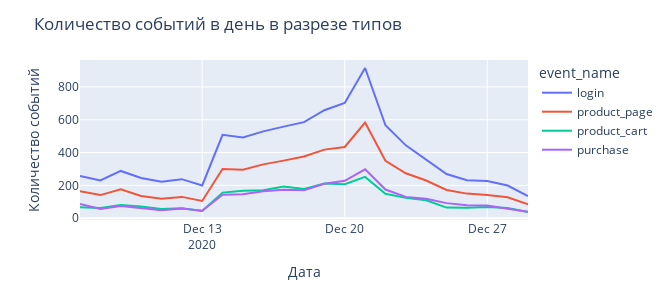

Write notebook code for a chart like this one.
### Code cell
# и как события распределены по времени в разрезе типов
fig = px.line(data.groupby(['event_dt', 'event_name'], as_index=False).agg(event_quantity=('user_id', 'count')), 
             x='event_dt', y='event_quantity', color='event_name', category_orders={"event_name": funnel_sec})

fig.update_layout(width=670, height=300, 
                 title='Количество событий в день в разрезе типов',
                 xaxis_title='Дата',  yaxis_title='Количество событий')
fig.show()

### Figure 1 — Plotly figure (JSON) as saved in the notebook; plotly's stock layout.template omitted (floating-point values rounded to 4 significant figures)
{"data": [{"hovertemplate": "event_name=login<br>event_dt=%{x}<br>event_quantity=%{y}<extra></extra>", "legendgroup": "login", "line": {"color": "#636efa", "dash": "solid"}, "marker": {"symbol": "circle"}, "mode": "lines", "name": "login", "orientation": "v", "showlegend": true, "type": "scatter", "x": ["2020-12-07T00:00:00", "2020-12-08T00:00:00", "2020-12-09T00:00:00", "2020-12-10T00:00:00", "2020-12-11T00:00:00", "2020-12-12T00:00:00", "2020-12-13T00:00:00", "2020-12-14T00:00:00", "2020-12-15T00:00:00", "2020-12-16T00:00:00", "2020-12-17T00:00:00", "2020-12-18T00:00:00", "2020-12-19T00:00:00", "2020-12-20T00:00:00", "2020-12-21T00:00:00", "2020-12-22T00:00:00", "2020-12-23T00:00:00", "2020-12-24T00:00:00", "2020-12-25T00:00:00", "2020-12-26T00:00:00", "2020-12-27T00:00:00", "2020-12-28T00:00:00", "2020-12-29T00:00:00"], "xaxis": "x", "y": [258, 230, 288, 245, 223, 238, 200, 508, 492, 529, 558, 585, 658, 702, 915, 566, 444, 354, 269, 231, 227, 199, 135], "yaxis": "y"}, {"hovertemplate": "event_name=product_page<br>event_dt=%{x}<br>event_quantity=%{y}<extra></extra>", "legendgroup": "product_page", "line": {"color": "#EF553B", "dash": "solid"}, "marker": {"symbol": "circle"}, "mode": "lines", "name": "product_page", "orientation": "v", "showlegend": true, "type": "scatter", "x": ["2020-12-07T00:00:00", "2020-12-08T00:00:00", "2020-12-09T00:00:00", "2020-12-10T00:00:00", "2020-12-11T00:00:00", "2020-12-12T00:00:00", "2020-12-13T00:00:00", "2020-12-14T00:00:00", "2020-12-15T00:00:00", "2020-12-16T00:00:00", "2020-12-17T00:00:00", "2020-12-18T00:00:00", "2020-12-19T00:00:00", "2020-12-20T00:00:00", "2020-12-21T00:00:00", "2020-12-22T00:00:00", "2020-12-23T00:00:00", "2020-12-24T00:00:00", "2020-12-25T00:00:00", "2020-12-26T00:00:00", "2020-12-27T00:00:00", "2020-12-28T00:00:00", "2020-12-29T00:00:00"], "xaxis": "x", "y": [165, 141, 176, 136, 119, 130, 105, 300, 296, 328, 351, 376, 418, 434, 583, 350, 274, 230, 172, 150, 141, 128, 85], "yaxis": "y"}, {"hovertemplate": "event_name=product_cart<br>event_dt=%{x}<br>event_quantity=%{y}<extra></extra>", "legendgroup": "product_cart", "line": {"color": "#00cc96", "dash": "solid"}, "marker": {"symbol": "circle"}, "mode": "lines", "name": "product_cart", "orientation": "v", "showlegend": true, "type": "scatter", "x": ["2020-12-07T00:00:00", "2020-12-08T00:00:00", "2020-12-09T00:00:00", "2020-12-10T00:00:00", "2020-12-11T00:00:00", "2020-12-12T00:00:00", "2020-12-13T00:00:00", "2020-12-14T00:00:00", "2020-12-15T00:00:00", "2020-12-16T00:00:00", "2020-12-17T00:00:00", "2020-12-18T00:00:00", "2020-12-19T00:00:00", "2020-12-20T00:00:00", "2020-12-21T00:00:00", "2020-12-22T00:00:00", "2020-12-23T00:00:00", "2020-12-24T00:00:00", "2020-12-25T00:00:00", "2020-12-26T00:00:00", "2020-12-27T00:00:00", "2020-12-28T00:00:00", "2020-12-29T00:00:00"], "xaxis": "x", "y": [67, 62, 81, 71, 56, 61, 44, 156, 168, 170, 193, 178, 211, 207, 252, 149, 124, 109, 65, 64, 68, 62, 38], "yaxis": "y"}, {"hovertemplate": "event_name=purchase<br>event_dt=%{x}<br>event_quantity=%{y}<extra></extra>", "legendgroup": "purchase", "line": {"color": "#ab63fa", "dash": "solid"}, "marker": {"symbol": "circle"}, "mode": "lines", "name": "purchase", "orientation": "v", "showlegend": true, "type": "scatter", "x": ["2020-12-07T00:00:00", "2020-12-08T00:00:00", "2020-12-09T00:00:00", "2020-12-10T00:00:00", "2020-12-11T00:00:00", "2020-12-12T00:00:00", "2020-12-13T00:00:00", "2020-12-14T00:00:00", "2020-12-15T00:00:00", "2020-12-16T00:00:00", "2020-12-17T00:00:00", "2020-12-18T00:00:00", "2020-12-19T00:00:00", "2020-12-20T00:00:00", "2020-12-21T00:00:00", "2020-12-22T00:00:00", "2020-12-23T00:00:00", "2020-12-24T00:00:00", "2020-12-25T00:00:00", "2020-12-26T00:00:00", "2020-12-27T00:00:00", "2020-12-28T00:00:00", "2020-12-29T00:00:00"], "xaxis": "x", "y": [87, 57, 75, 60, 48, 59, 46, 143, 146, 165, 174, 170, 210, 228, 298, 175, 130, 118, 92, 79, 77, 58, 40], "yaxis": "y"}], "layout": {"height": 300, "legend": {"title": {"text": "event_name"}, "tracegroupgap": 0}, "margin": {"t": 60}, "title": {"text": "Количество событий в день в разрезе типов"}, "width": 670, "xaxis": {"anchor": "y", "domain": [0, 1], "title": {"text": "Дата"}}, "yaxis": {"anchor": "x", "domain": [0, 1], "title": {"text": "Количество событий"}}}}
